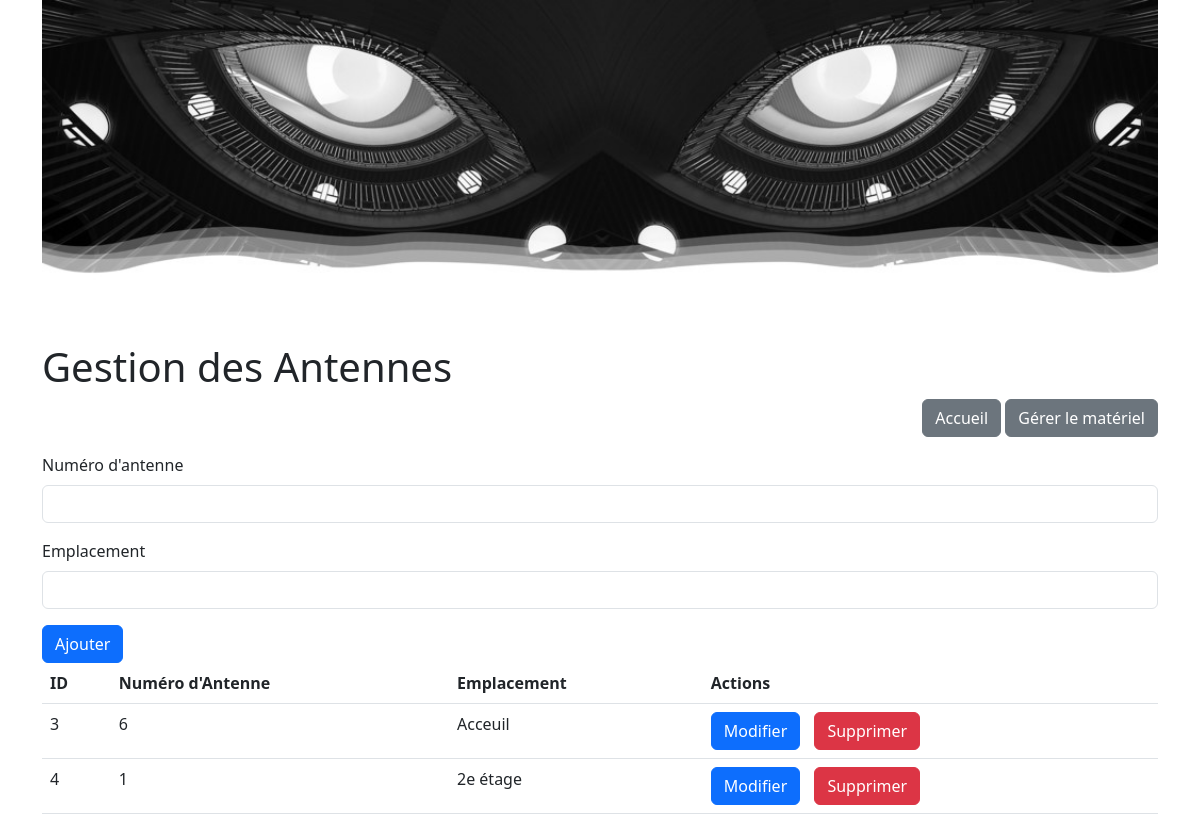
Before: /code/manage_antenne.php with the older database file.
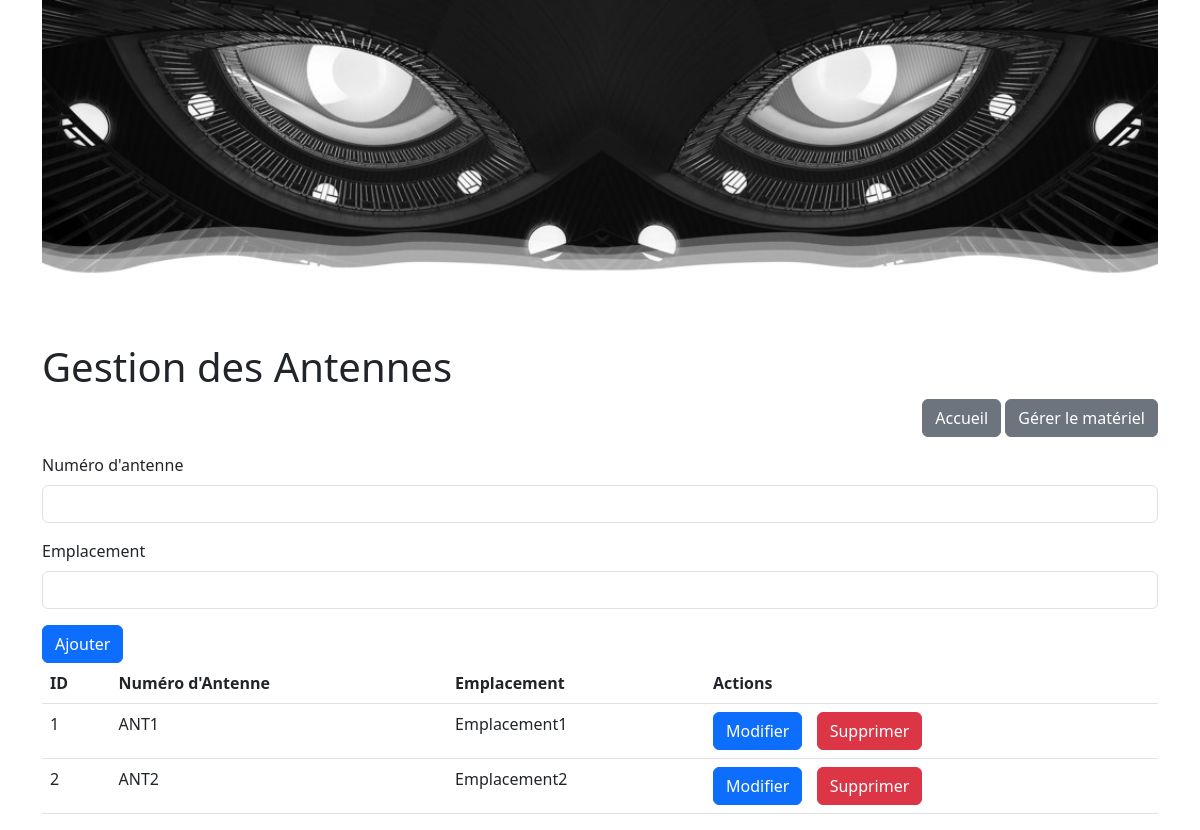
After: the same page with the newer database file.
### tables this page shows
CREATE TABLE ANTENNE (
    ID INTEGER PRIMARY KEY,
    ID_ANTENNE VARCHAR,
    EMPLACEMENT VARCHAR,
    DATE_DEBUT DATE,
    DATE_FIN DATE
);

### code/manage_antenne.php (the view, shortened to what this page needs)
<?php
include 'db.php';
$antennes = $db->query("SELECT * FROM ANTENNE");
?>
<!DOCTYPE html>
<html lang="fr">
<head>
    <link rel="stylesheet" href="manage_antenne.css">
    <link href="https://cdn.jsdelivr.net/npm/bootstrap@5.3.0/dist/css/bootstrap.min.css" rel="stylesheet">
</head>
<body>
<div class="container">
	<header>
		<img src="image2.jpg" alt="Track Eye System Banner" class="img-fluid">
		<h1>Gestion des Antennes</h1>
	<div class="mb-3 text-end">
		<a href="index.php" class="btn btn-secondary">Accueil</a>
		<a href="manage_etiq_pc.php" class="btn btn-secondary">Gérer le matériel</a>
	</div>
	</header>
    <form action="manage_antenne.php" method="post" onsubmit="return confirm('Êtes-vous sûr?');">
        <div class="mb-3">
            <label for="id_antenne" class="form-label">Numéro d'antenne</label>
            <input type="text" id="id_antenne" name="id_antenne" required class="form-control">
        </div>
        <div class="mb-3">
            <label for="emplacement" class="form-label">Emplacement</label>
            <input type="text" id="emplacement" name="emplacement" required class="form-control">
        </div>
        <button type="submit" class="btn btn-primary">Ajouter</button>
    </form>
    <table class="table">
        <thead>
        <tr>
    <th>ID</th>
    <th>Numéro d'Antenne</th>
<th>Emplacement</th>
    <th>Actions</th>
</tr>
</thead>
<tbody>
<?php foreach ($antennes as $antenne) { ?>
    <tr>
        <td><?php echo htmlspecialchars($antenne['ID']); ?></td>
        <td><?php echo htmlspecialchars($antenne['ID_ANTENNE']); ?></td>
        <td><?php echo htmlspecialchars($antenne['EMPLACEMENT']); ?></td>
        <td>
        <button onclick="var form = document.getElementById('editForm<?php echo $antenne['ID']; ?>'); form.style.display = form.style.display === 'block' ? 'none' : 'block';" class="btn btn-primary" style="margin-right: 10px;">Modifier</button>
        <form action="manage_antenne.php" method="post" style="display: inline;">
            <button type="submit" class="btn btn-danger" >Supprimer</button>
        </form>
        </td>
    </tr>
    <?php } ?>
</tbody>

Changed rows visible on the page:
removed antenne: ID "3", ID_ANTENNE "6", EMPLACEMENT "Acceuil"
removed antenne: ID "4", ID_ANTENNE "1", EMPLACEMENT "2e étage"
added antenne: ID "1", ID_ANTENNE "ANT1", EMPLACEMENT "Emplacement1"
added antenne: ID "2", ID_ANTENNE "ANT2", EMPLACEMENT "Emplacement2"
